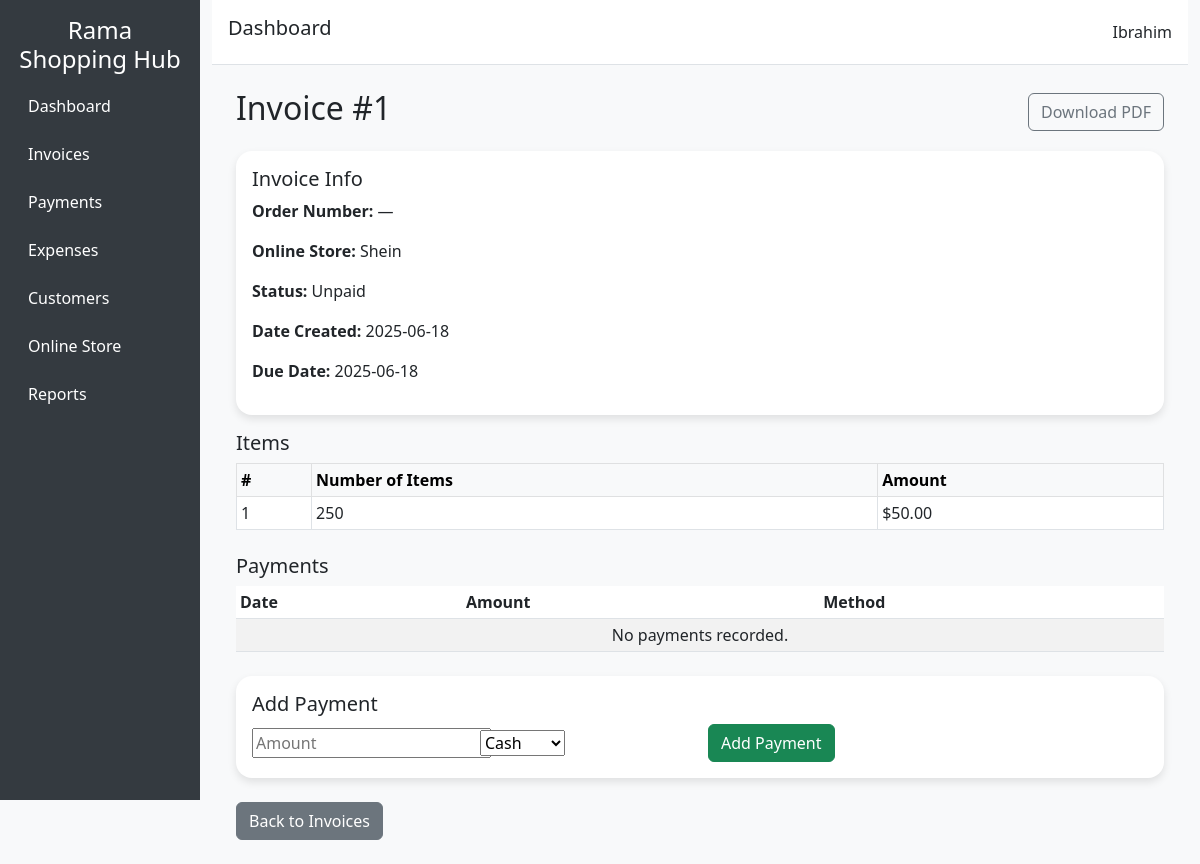
Page /invoices/1 on the committed database.
### app/models.py (models this page shows, shortened)
class Invoice(db.Model):
    id = db.Column(db.Integer, primary_key=True)
    customer_id = db.Column(db.Integer, db.ForeignKey('customer.id'), nullable=False)
    date_created = db.Column(db.DateTime, default=datetime.utcnow)
    store_id = db.Column(db.Integer, db.ForeignKey('online_store.id'), nullable=True)
    order_number = db.Column(db.String(100))
    due_date = db.Column(db.Date, nullable=True)
    status = db.Column(db.String(20), default="Unpaid")  # Unpaid, Partial, Paid
    delivery_fees = db.Column(db.Float, default=0.0, nullable=True)
    invoice_date = db.Column(db.Date, nullable=False, default=datetime.utcnow)
    items = db.relationship('InvoiceItem', backref='invoice', cascade="all, delete-orphan")
    payments = db.relationship('Payment', back_populates='invoice')

class OnlineStore(db.Model):
    id = db.Column(db.Integer, primary_key=True)
    name = db.Column(db.String(100), nullable=False)
    invoices = db.relationship('Invoice', backref='store', lazy=True)

class InvoiceItem(db.Model):
    id = db.Column(db.Integer, primary_key=True)
    invoice_id = db.Column(db.Integer, db.ForeignKey('invoice.id'), nullable=False)
    number_of_items = db.Column(db.Integer, nullable=False)
    amount = db.Column(db.Float, nullable=False)
    delivery_fees = db.Column(db.Float, nullable=True, default=0.0)
    total = db.Column(db.Float, default=0.0)

### app/routes/invoices.py (the view, shortened to what this page needs)
@invoices_bp.route('/<int:invoice_id>', methods=['GET', 'POST'])
def view_invoice(invoice_id):
    invoice = Invoice.query.get_or_404(invoice_id)
    payment_form = PaymentForm()
    return render_template('invoices/view_invoice.html', invoice=invoice, payment_form=payment_form)

### app/forms.py
class PaymentForm(FlaskForm):
    amount = DecimalField('Payment Amount', validators=[DataRequired(), NumberRange(min=0.01)])
    method = SelectField('Payment Method', choices=[('Cash', 'Cash'), ('Card', 'Card'), ('Transfer', 'Transfer')], validators=[DataRequired()])
    submit = SubmitField('Add Payment')

### app/templates/invoices/view_invoice.html (shortened to what this page needs)
{% extends "base.html" %}
{% block content %}
<div class="container my-4">
  <div class="d-flex justify-content-between align-items-center mb-3">
    <h2>Invoice #{{ invoice.id }}</h2>
    <a href="{{ url_for('invoices.invoice_pdf', invoice_id=invoice.id) }}" class="btn btn-outline-secondary">
      Download PDF
    </a>
  </div>
  <div class="card mb-3">
    <div class="card-body">
        <h5 class="card-title">Invoice Info</h5>
        <p><strong>Order Number:</strong> {{ invoice.order_number or "—" }}</p>
        <p><strong>Online Store:</strong> {{ invoice.store.name if invoice.store else "—" }}</p>
        <p><strong>Status:</strong> {{ invoice.status }}</p>
        <p><strong>Date Created:</strong> {{ invoice.date_created.strftime('%Y-%m-%d') }}</p>
        <p><strong>Due Date:</strong> {{ invoice.due_date.strftime('%Y-%m-%d') if invoice.due_date else "—" }}</p>
    </div>
</div>
  <h5>Items</h5>
<table class="table table-sm table-bordered mb-4">
  <thead class="table-light">
    <tr>
      <th>#</th>
      <th>Number of Items</th>
      <th>Amount</th>
    </tr>
  </thead>
  <tbody>
    {% for it in invoice.items %}
    <tr>
      <td>{{ loop.index }}</td>
      <td>{{ it.number_of_items }}</td>
      <td>${{ "%.2f"|format(it.amount) }}</td>
    </tr>
    {% endfor %}
  </tbody>
</table>
  <h5>Payments</h5>
  <table class="table table-sm table-striped mb-4">
    <thead><tr><th>Date</th><th>Amount</th><th>Method</th></tr></thead>
    <tbody>
      {% for pay in invoice.payments %}
<tr>
  <td>{{ pay.payment_date.strftime('%Y-%m-%d %H:%M') if pay.payment_date else 'N/A' }}</td>
  <td>${{ "%.2f"|format(pay.amount) }}</td>
  <td>{{ pay.method }}</td>
</tr>
{% else %}
<tr><td colspan="3" class="text-center">No payments recorded.</td></tr>
{% endfor %}
    </tbody>
  </table>
  <div class="card my-4 p-3">
    <h5>Add Payment</h5>
    <form method="POST">
      <div class="row gy-2 gx-3 align-items-center">
        <div class="col-md-3">
          {{ payment_form.amount(class="form‑control", placeholder="Amount") }}
        </div>
        <div class="col-md-3">
          {{ payment_form.method(class="form‑select") }}
        </div>
        <div class="col-md-auto">
          {{ payment_form.submit(class="btn btn-success") }}
        </div>
      </div>
    </form>
  </div>
  <a href="{{ url_for('invoices.index') }}" class="btn btn-secondary">Back to Invoices</a>
</div>
{% endblock %}

### app/templates/base.html (style rules this page uses)
body { font-family: 'Segoe UI', Tahoma, Geneva, Verdana, sans-serif; background-color: #f8f9fa; }
.card { border: none; border-radius: 1rem; box-shadow: 0 0.25rem 0.5rem rgba(0,0,0,0.1); }

### rows in the picture
Invoice: id "1", order_number "—", status "Unpaid", date_created "2025-06-18", due_date "2025-06-18"
OnlineStore: store "Shein"
InvoiceItem: number_of_items "250", amount "50.00"
